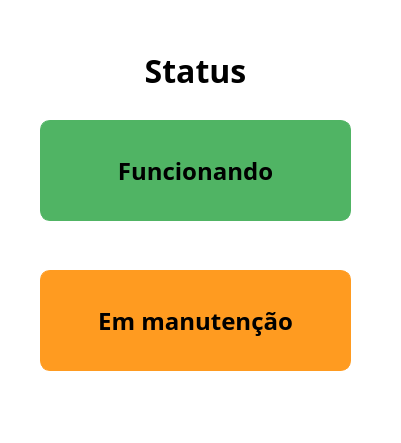
<?xml version="1.0" encoding="UTF-8"?>
<ui version="4.0">
 <class>Status_window</class>
 <widget class="QMainWindow" name="Status_window">
  <property name="geometry">
   <rect>
    <x>0</x>
    <y>0</y>
    <width>401</width>
    <height>443</height>
   </rect>
  </property>
  <property name="windowTitle">
   <string>Status</string>
  </property>
  <property name="styleSheet">
   <string notr="true">background-color: rgb(255, 255, 255);</string>
  </property>
  <widget class="QWidget" name="centralwidget">
   <widget class="QLabel" name="label">
    <property name="geometry">
     <rect>
      <x>110</x>
      <y>40</y>
      <width>171</width>
      <height>61</height>
     </rect>
    </property>
    <property name="font">
     <font>
      <family>Helvetica Neue LT Std</family>
      <pointsize>24</pointsize>
      <weight>75</weight>
      <bold>true</bold>
     </font>
    </property>
    <property name="text">
     <string>Status</string>
    </property>
    <property name="alignment">
     <set>Qt::AlignCenter</set>
    </property>
   </widget>
   <widget class="QPushButton" name="pushButton">
    <property name="geometry">
     <rect>
      <x>40</x>
      <y>120</y>
      <width>311</width>
      <height>101</height>
     </rect>
    </property>
    <property name="font">
     <font>
      <family>Helvetica Neue LT Std</family>
      <pointsize>18</pointsize>
      <weight>75</weight>
      <bold>true</bold>
     </font>
    </property>
    <property name="cursor">
     <cursorShape>PointingHandCursor</cursorShape>
    </property>
    <property name="styleSheet">
     <string notr="true">border-width: 1;
border-radius: 10;
border-style: solid;
border-color: rgb(80, 180, 100);
background-color: rgb(80, 180, 100);</string>
    </property>
    <property name="text">
     <string>Funcionando</string>
    </property>
   </widget>
   <widget class="QPushButton" name="pushButton_2">
    <property name="geometry">
     <rect>
      <x>40</x>
      <y>270</y>
      <width>311</width>
      <height>101</height>
     </rect>
    </property>
    <property name="font">
     <font>
      <family>Helvetica Neue LT Std</family>
      <pointsize>18</pointsize>
      <weight>75</weight>
      <bold>true</bold>
     </font>
    </property>
    <property name="cursor">
     <cursorShape>PointingHandCursor</cursorShape>
    </property>
    <property name="styleSheet">
     <string notr="true">border-width: 1;
border-radius: 10;
border-style: solid;
border-color: rgb(255, 155, 32);
background-color: rgb(255, 155, 32);</string>
    </property>
    <property name="text">
     <string>Em manutenção</string>
    </property>
   </widget>
  </widget>
  <widget class="QStatusBar" name="statusbar"/>
 </widget>
 <resources/>
 <connections/>
</ui>
